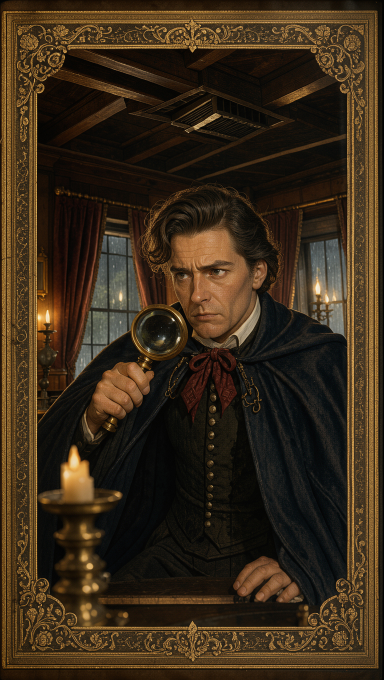
#> input picture shorts/short_25_speckled_band/images/s01.jpg, 768 x 1360 px (shown at 1/2 size)
$ python storybook_engine.py -i ../shorts/short_25_speckled_band/images/s01.jpg -o out.png
#> lines starting #> are read from the running program, lines starting #| are printed output that depends on the picture; after the words box and inside, x2 and y2 are one past the last pixel; in counts of white or black regions, pixels touching at a corner belong together
#> in render_storybook_clip, src_bgr is the input picture: shape (1360, 768, 3); mean B, G, R 25.1, 42.7, 57.4
### tools/photobook_engine.py
#!/usr/bin/env python3
"""FrameForge Cinematic Photobook Parallax Engine (tools/photobook_engine.py).

Deconstructs and renders documentary-style 3D multi-plane parallax scenes
inspired by MagnatesMedia, LEMMiNO, and Aperture:

Core Architectural Features:
  1. Multi-Plane Z-Space Composition:
     - Far Plane (Z-Far, ~3,000px): Inpainted environment / sky, moves slowly, scaled up to prevent edge clip.
     - Mid Plane (Z-Mid, ~1,000px): Primary hero subject (portrait, architecture, archival document).
     - Near Plane (Z-Near, ~200px): Foreground occluders (window frames, silhouetted branches, dust/rain).
  2. Smooth S-Curve Camera Trajectories (After Effects F9 Cubic Easing):
     - `magnates_drift`: Lateral tracking with subtle continuous push-in and foreground whip.
     - `lemmino_reveal`: Low-angle slow dolly-in with elevation shift and chiaroscuro lighting.
     - `archival_zoom`: Subtle documentary Ken Burns push-in with micro-rotation (0.5-1.0 deg).
     - `vertigo_reveal`: Hitchcock dolly-zoom (camera pushes while field-of-view widens).
  3. Archival 35mm Color Grading & Film Chemistry:
     - `magnates_amber`: High-contrast warm tungsten amber and deep rich shadows.
     - `lemmino_noir`: Moody deep cyan/navy shadows, desaturated midtones, silver highlights.
     - `archival_sepia`: 19th-century historical parchment tint with aged paper contrast.
     - `portra_35mm`: Kodak Portra 400 photorealism, soft highlight roll-off.
  4. Organic Film Effects:
     - Per-frame procedural 35mm film grain.
     - Optical cosine-fourth lens vignetting.
     - Volumetric floating dust motes with independent 1/Z parallax drift.
"""

from __future__ import annotations

import argparse
import math
import shutil
import subprocess
import sys
from dataclasses import dataclass
from pathlib import Path
from typing import Dict, List, Tuple

import cv2
import numpy as np

from tools.errors import RenderingError

# ---------------------------------------------------------------------------
# COLOR PROFILES & FILM GRADES
# ---------------------------------------------------------------------------

STYLE_GRADES: Dict[str, Dict[str, Tuple[float, float, float]]] = {
    "magnates_amber": {
        "shadows": (0.85, 0.90, 1.05),     # Deep warm navy/sepia shadows (BGR)
        "midtones": (0.90, 1.08, 1.25),    # Rich amber/orange midtones
        "highlights": (0.95, 1.15, 1.30),  # Golden tungsten glow
    },
    "lemmino_noir": {
        "shadows": (1.15, 1.05, 0.85),     # Moody deep cyan/navy shadows
        "midtones": (0.98, 0.98, 0.95),    # Desaturated cool midtones
        "highlights": (1.10, 1.05, 0.98),  # Silver highlights
    },
    "archival_sepia": {
        "shadows": (0.75, 0.85, 0.95),     # Warm aged paper shadows
        "midtones": (0.80, 0.95, 1.15),    # Vintage sepia parchment
        "highlights": (0.88, 1.02, 1.20),  # Soft warm cream highlights
    },
    "portra_35mm": {
        "shadows": (0.95, 0.97, 1.02),     # Clean Kodak Portra 400 base
        "midtones": (1.00, 1.02, 1.05),    # Balanced natural skin warmth
        "highlights": (0.98, 1.03, 1.06),  # Soft highlight roll-off
    },
}

TRAJECTORY_PRESETS: List[str] = [
    "magnates_drift",
    "lemmino_reveal",
    "archival_zoom",
    "vertigo_reveal",
]


# ---------------------------------------------------------------------------
# DATA STRUCTURES
# ---------------------------------------------------------------------------

@dataclass
class PhotobookLayer:
    """Represents a discrete plane in the 3D parallax stack."""
    image: np.ndarray          # BGR or BGRA numpy array
    z_depth: float             # Virtual distance along Z axis (e.g. 200 = near, 1000 = mid, 3000 = far)
    scale: float = 1.0         # Baseline scaling factor
    offset_x: float = 0.0      # Base horizontal offset (pixels)
    offset_y: float = 0.0      # Base vertical offset (pixels)
    is_foreground: bool = False
    is_background: bool = False


# ---------------------------------------------------------------------------
# PROCEDURAL FILM CHEMISTRY (GRAIN, VIGNETTE, VOLUMETRIC DUST)
# ---------------------------------------------------------------------------

def apply_optical_vignette(img: np.ndarray, strength: float = 0.45) -> np.ndarray:
    """Applies a smooth cosine-fourth optical lens falloff vignette."""
    h, w = img.shape[:2]
    cx, cy = w / 2.0, h / 2.0
    max_radius = math.hypot(cx, cy)

    y_coords, x_coords = np.ogrid[:h, :w]
    distances = np.hypot(x_coords - cx, y_coords - cy) / max_radius
    # Smoothstep cosine-like falloff
    vignette = 1.0 - strength * (distances ** 2.2)
    vignette = np.clip(vignette, 0.0, 1.0)[..., None]
    return (img.astype(np.float32) * vignette).astype(np.uint8)


def generate_film_grain(h: int, w: int, intensity: float = 12.0) -> np.ndarray:
    """Generates 35mm organic Gaussian film grain with middle-grey distribution."""
    grain = np.random.normal(0.0, intensity, (h, w, 1)).astype(np.float32)
    return grain


# [25 lines left out: function apply_color_grade, not called in this run]


# ---------------------------------------------------------------------------
# S-CURVE EASING & TRAJECTORY CALCULATOR
# ---------------------------------------------------------------------------

def s_curve_ease(t: float) -> float:
    """Smoothstep quintic S-curve easing (After Effects F9 smooth curve)."""
    t_clamped = max(0.0, min(1.0, t))
    return t_clamped * t_clamped * t_clamped * (t_clamped * (t_clamped * 6.0 - 15.0) + 10.0)


# [331 lines left out: functions compute_camera_transform, decompose_single_image, render_photobook_scene, reencode_broadcast_mp4, main, not called in this run]


# [2 lines that do not run on import are left out]

### tools/storybook_engine.py
#!/usr/bin/env python3
"""FrameForge Tactile Storybook & Archival Casebook Engine (tools/storybook_engine.py).

Transforms raw AI images into authentic, tactile physical book and casebook experiences,
reverse-engineered from top visual essayists (Johnny Harris, Vox, Magnates Media, LEMMiNO,
Bedtime Stories, and classic 3D pop-up books).

Core Architectural Features:
  1. Physical Surface & Spread Compositing:
     - Option 1 (Casebook): Dark mahogany wood desk with aged cream parchment dossier,
       paper fiber noise, center spine crease shadow, and Manila folder tabs.
     - Option 2 (Classic Storybook): Leather-bound book cover with ornate gilded gold foil
       hairlines, warm linen watercolor paper, and center gutter curvature.
  2. 3D Pop-Up Photo Plates with Real Cast Shadows:
     - Polaroid / archival white borders with realistic directional Gaussian drop shadows
       (offset dx, dy, sigma, alpha) making the plate physically hover above the parchment.
  3. Diegetic Fasteners & Mounts:
     - Translucent frosted scotch tape with surface highlights across corners.
     - Photo mounting corners and brass paperclips.
  4. Diegetic Inked Annotations & Rubber Stamps:
     - Red grease-pencil forensic circles and arrows.
     - Semi-transparent yellow highlighter strokes (multiply blend mode).
     - Weathered rubber ink stamps (e.g. 'EXHIBIT A', 'CONFIDENTIAL', 'CASE CLOSED').
  5. Smooth S-Curve Spread Navigation & Transitions:
     - Spread pan (virtual camera glides across the two-page book spread).
     - Photo plate Ken Burns dolly-in with subtle micro-rotation.
     - Page curl / desk slide transitions between story scenes.
"""

from __future__ import annotations

import argparse
import math
import shutil
import subprocess
import sys
from pathlib import Path
from typing import Dict, Optional, Tuple

import cv2
import numpy as np

TOOLS_DIR = Path(__file__).resolve().parent
PROJECT_ROOT = TOOLS_DIR.parent
if str(PROJECT_ROOT) not in sys.path:
    sys.path.insert(0, str(PROJECT_ROOT))
if str(TOOLS_DIR) not in sys.path:
    sys.path.insert(0, str(TOOLS_DIR))

from tools.photobook_engine import apply_optical_vignette, generate_film_grain, s_curve_ease  # noqa: E402


# ---------------------------------------------------------------------------
# COLOR PALETTES & TEXTURE CONSTANTS
# ---------------------------------------------------------------------------

STYLE_THEMES: Dict[str, Dict[str, Tuple[int, int, int]]] = {
    "casebook": {
        "desk_base": (12, 18, 27),          # Deep mahogany dark wood (BGR)
        "paper_base": (217, 235, 244),      # Aged cream parchment (#F4EBD9)
        "paper_edge": (180, 205, 220),      # Weathered paper edge tone
        "spine_shadow": (60, 75, 95),       # Center crease shadow
        "tape_tint": (230, 240, 245),       # Frosted scotch tape tint
        "red_ink": (42, 42, 201),           # Crimson ballpoint / forensic ink
        "stamp_ink": (35, 35, 180),         # Weathered red rubber stamp
        "highlight": (59, 235, 255),        # Fluorescent yellow highlighter (BGR)
    },
    "classic": {
        "desk_base": (14, 23, 43),          # Antique dark saddle leather (BGR)
        "paper_base": (235, 249, 255),      # Warm antique linen paper (#FFF9EB)
        "paper_edge": (195, 220, 235),      # Aged linen edge
        "spine_shadow": (70, 85, 105),      # Center spine gutter shadow
        "gold_foil": (55, 175, 212),        # Gilded gold accent (#D4AF37 BGR)
        "tape_tint": (220, 230, 240),       # Parchment mounting tape
        "red_ink": (30, 30, 160),           # Dark crimson bookplate ink
        "stamp_ink": (40, 40, 150),         # Archival library stamp
        "highlight": (70, 215, 255),        # Warm amber highlight
    },
    "scrapbook": {
        "desk_base": (26, 30, 38),          # Dark slate cutting mat / workbench (BGR)
        "paper_base": (230, 238, 246),      # Clean archival off-white sheet
        "paper_edge": (175, 190, 205),      # Weathered paper edge
        "spine_shadow": (55, 65, 80),       # Crease shadow
        "tape_tint": (215, 225, 235),       # Frosted masking tape
        "red_ink": (35, 35, 220),           # Crimson investigation yarn / marker
        "stamp_ink": (30, 30, 195),         # Evidence stamp
        "highlight": (35, 230, 255),        # Neon yellow highlighter (BGR)
        "pin_brass": (45, 175, 225),        # Polished brass thumbtack
    },
}


# ---------------------------------------------------------------------------
# 1. PROCEDURAL PHYSICAL CANVASES (DESK, BOOK SPREAD, GUTTER)
# ---------------------------------------------------------------------------

def generate_storybook_canvas(
    width: int,
    height: int,
    style: str = "casebook",
    is_vertical: bool = False,
) -> np.ndarray:
    """Generates a physical background canvas: wooden desk/leather cover + open paper spread."""
#> called with width = 2035, height = 1145, style = 'casebook', is_vertical = False
    palette = STYLE_THEMES.get(style, STYLE_THEMES["casebook"])

    # 1. Desk/Cover Base Plate
    canvas = np.full((height, width, 3), palette["desk_base"], dtype=np.uint8)

    # Subtle wood grain / leather surface striations
    noise = np.random.normal(0.0, 4.0, (height, width, 1)).astype(np.float32)
    canvas = np.clip(canvas.astype(np.float32) + noise, 0, 255).astype(np.uint8)

    # 2. Paper Margins (Inset to reveal desk/cover border)
    if is_vertical:
        # Vertical Short (9:16): Single portrait archival page
        margin_x = int(width * 0.05)
        margin_y = int(height * 0.04)
        p_w = width - (2 * margin_x)
        p_h = height - (2 * margin_y)
        paper_rect = (margin_x, margin_y, p_w, p_h)
    else:
        # Widescreen (16:9): Two-page book spread
        margin_x = int(width * 0.04)
        margin_y = int(height * 0.05)
        p_w = width - (2 * margin_x)
        p_h = height - (2 * margin_y)
        paper_rect = (margin_x, margin_y, p_w, p_h)

    px, py, pw, ph = paper_rect

    # 3. Paper Sheet with subtle gradient & fiber noise
    paper = np.full((ph, pw, 3), palette["paper_base"], dtype=np.float32)

    # Organic paper fibers & edge darkening
    y_coords, x_coords = np.ogrid[:ph, :pw]
    cx, cy = pw / 2.0, ph / 2.0
    dist_x = np.abs(x_coords - cx) / cx
    dist_y = np.abs(y_coords - cy) / cy
    edge_falloff = np.clip(1.0 - 0.12 * (dist_x**3 + dist_y**3), 0.70, 1.0)[..., None]
    paper = paper * edge_falloff

    # Micro paper grain
    paper_noise = np.random.normal(0.0, 3.5, (ph, pw, 1)).astype(np.float32)
    paper = np.clip(paper + paper_noise, 0, 255).astype(np.uint8)

    # 4. Center Spine Gutter Crease Shadow (For 16:9 spreads)
    if not is_vertical:
        gutter_cx = pw // 2
        gutter_w = int(pw * 0.08)
        x_indices = np.arange(pw)
        dist_from_gutter = np.abs(x_indices - gutter_cx) / float(gutter_w)
        gutter_mask = np.clip(1.0 - dist_from_gutter, 0.0, 1.0)
        gutter_mask = (gutter_mask ** 2.0) * 0.35  # Max 35% shadow depth
        gutter_mask = gutter_mask[None, :, None]
        paper = (paper.astype(np.float32) * (1.0 - gutter_mask)).astype(np.uint8)

        # Thin dark center fold crease line
        cv2.line(paper, (gutter_cx, 0), (gutter_cx, ph), palette["spine_shadow"], 1, cv2.LINE_AA)

    # 5. Gilded Border / Rule Lines for Classic Style
    if style == "classic":
        gold_color = palette.get("gold_foil", (55, 175, 212))
        inset = 18
        # Outer thin gold hairline
        cv2.rectangle(paper, (inset, inset), (pw - inset, ph - inset), gold_color, 1, cv2.LINE_AA)
        # Inner thin gold hairline
        cv2.rectangle(paper, (inset + 6, inset + 6), (pw - inset - 6, ph - inset - 6), gold_color, 1, cv2.LINE_AA)
        # Corner gold dots
        for cx_pt, cy_pt in [(inset + 3, inset + 3), (pw - inset - 3, inset + 3),
                             (inset + 3, ph - inset - 3), (pw - inset - 3, ph - inset - 3)]:
            cv2.circle(paper, (cx_pt, cy_pt), 3, gold_color, -1, cv2.LINE_AA)

    # 6. Cast Shadow of the entire page onto the desk
    shadow_mask = np.zeros((height, width), dtype=np.float32)
    cv2.rectangle(shadow_mask, (px + 10, py + 12), (px + pw + 10, py + ph + 12), 0.40, -1)
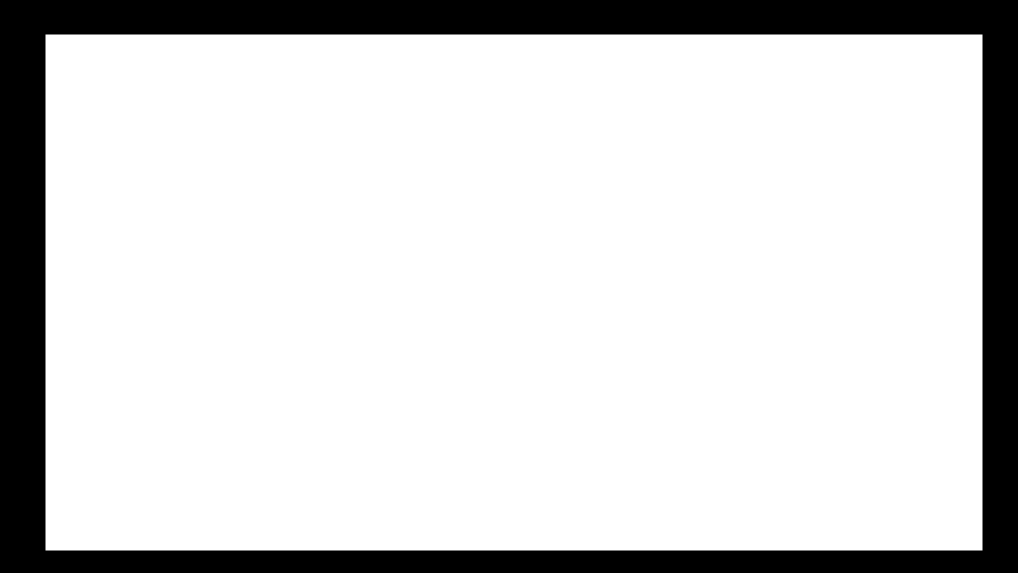
#> shadow_mask: shape (1145, 2035) float32 (shown at 1/2 size); values 0 (black) and 0.4 (white), 83% white; 1 black region, box (x1, y1, x2, y2) and area: (0, 0, 2035, 1145) 396107
    shadow_mask = cv2.GaussianBlur(shadow_mask, (45, 45), 18.0)[..., None]
    canvas = (canvas.astype(np.float32) * (1.0 - shadow_mask)).astype(np.uint8)

    # Blit paper onto canvas
    canvas[py:py + ph, px:px + pw] = paper
    return canvas


# ---------------------------------------------------------------------------
# 2. 3D POP-UP PHOTO PLATE WITH CAST DROP SHADOW
# ---------------------------------------------------------------------------

def create_photo_plate(
    photo_bgr: np.ndarray,
    target_width: int,
    border_style: str = "polaroid",
    label_text: Optional[str] = None,
) -> np.ndarray:
    """Mounts a raw photo onto a physical paper plate with borders and optional label."""
#> called with target_width = 854, border_style = 'polaroid'
    h_orig, w_orig = photo_bgr.shape[:2]
    aspect = h_orig / float(w_orig)
    inner_w = target_width
    inner_h = int(round(inner_w * aspect))
    resized_photo = cv2.resize(photo_bgr, (inner_w, inner_h), interpolation=cv2.INTER_LANCZOS4)

    # Border margins (Polaroid vs archival mount)
    border_top = 16
    border_side = 16
    border_bottom = 54 if (border_style == "polaroid" or label_text) else 20

    plate_w = inner_w + (2 * border_side)
    plate_h = inner_h + border_top + border_bottom

    # Archival cardstock base (off-white cream)
    plate = np.full((plate_h, plate_w, 3), (242, 246, 250), dtype=np.uint8)

    # Subtle cardstock noise
    card_noise = np.random.normal(0.0, 2.5, (plate_h, plate_w, 1)).astype(np.float32)
    plate = np.clip(plate.astype(np.float32) + card_noise, 0, 255).astype(np.uint8)

    # Thin inner border inset
    cv2.rectangle(plate, (border_side - 1, border_top - 1),
                  (border_side + inner_w, border_top + inner_h), (190, 200, 210), 1, cv2.LINE_AA)
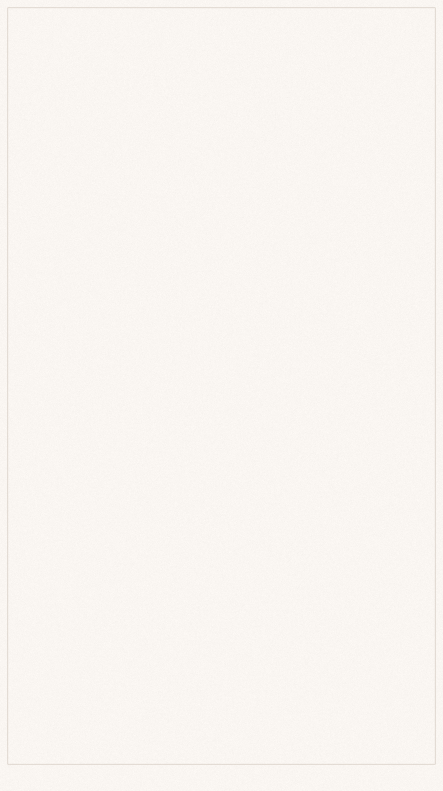
#> plate: shape (1582, 886, 3) (shown at 1/2 size); mean of channels 0, 1, 2 241.3, 245.3, 249.3; drawn as B, G, R

    # Place resized photo
    plate[border_top:border_top + inner_h, border_side:border_side + inner_w] = resized_photo
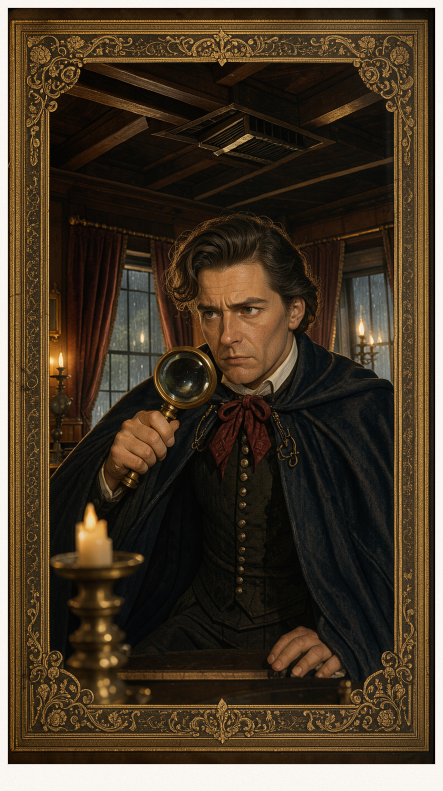
#> plate: shape (1582, 886, 3) (shown at 1/2 size); mean of channels 0, 1, 2 42, 58.5, 72.3; drawn as B, G, R

    # Optional handwritten label at bottom margin
    if label_text:
        font = cv2.FONT_HERSHEY_SIMPLEX
        scale = 0.55
        thickness = 1
        text_size = cv2.getTextSize(label_text, font, scale, thickness)[0]
        tx = (plate_w - text_size[0]) // 2
        ty = inner_h + border_top + ((border_bottom + text_size[1]) // 2) - 4
        # Slightly faded black ink
        cv2.putText(plate, label_text, (tx, ty), font, scale, (45, 42, 38), thickness, cv2.LINE_AA)

    return plate


def composite_plate_with_shadow(
    canvas: np.ndarray,
    plate: np.ndarray,
    center_x: int,
    center_y: int,
    angle_deg: float = 0.0,
    shadow_offset: Tuple[int, int] = (16, 20),
    shadow_blur: int = 25,
    shadow_alpha: float = 0.38,
) -> np.ndarray:
    """Renders a photo plate with a soft directional Gaussian drop shadow onto canvas."""
#> called with center_x = 569, center_y = 572, angle_deg = -1.2, shadow_offset = (16, 20), shadow_blur = 25, shadow_alpha = 0.38
    c_h, c_w = canvas.shape[:2]
    p_h, p_w = plate.shape[:2]

    # Create enlarged bounding box for rotation
    rad = math.radians(angle_deg)
    cos_a, sin_a = abs(math.cos(rad)), abs(math.sin(rad))
    rot_w = int(p_w * cos_a + p_h * sin_a) + 60
    rot_h = int(p_w * sin_a + p_h * cos_a) + 60

    # 1. Rotate plate image
    M_rot = cv2.getRotationMatrix2D((p_w / 2.0, p_h / 2.0), angle_deg, 1.0)
    M_rot[0, 2] += (rot_w - p_w) / 2.0
    M_rot[1, 2] += (rot_h - p_h) / 2.0

    rot_plate = cv2.warpAffine(plate, M_rot, (rot_w, rot_h), flags=cv2.INTER_LINEAR, borderValue=(0, 0, 0))
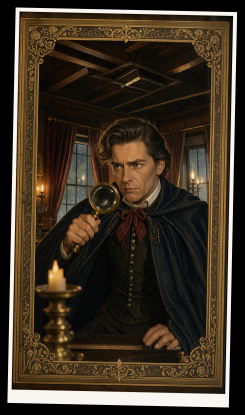
#> rot_plate: shape (1660, 978, 3) (shown at 1/4 size); mean of channels 0, 1, 2 36.2, 50.5, 62.5; drawn as B, G, R

    # Mask for plate alpha
    plate_alpha = np.ones((p_h, p_w), dtype=np.float32)
    rot_alpha = cv2.warpAffine(plate_alpha, M_rot, (rot_w, rot_h), flags=cv2.INTER_LINEAR, borderValue=0.0)
#> plate_alpha: shape (1582, 886) float32; every value is 1

    # 2. Render Cast Drop Shadow
    full_mask = np.zeros((c_h, c_w), dtype=np.float32)

    top_left_x = int(center_x - (rot_w // 2))
    top_left_y = int(center_y - (rot_h // 2))

    sh_dx, sh_dy = shadow_offset
    sh_x = top_left_x + sh_dx
    sh_y = top_left_y + sh_dy

    # Clamp shadow placement
    sx1 = max(0, sh_x)
    sy1 = max(0, sh_y)
    sx2 = min(c_w, sh_x + rot_w)
    sy2 = min(c_h, sh_y + rot_h)

    rx1 = sx1 - sh_x
    ry1 = sy1 - sh_y
    rx2 = rx1 + (sx2 - sx1)
    ry2 = ry1 + (sy2 - sy1)

    if rx2 > rx1 and ry2 > ry1:
        full_mask[sy1:sy2, sx1:sx2] = rot_alpha[ry1:ry2, rx1:rx2] * shadow_alpha
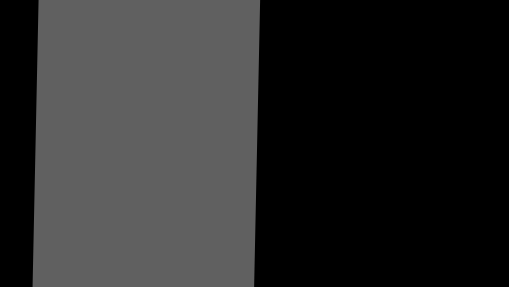
#> full_mask: shape (1145, 2035) float32 (shown at 1/4 size); min 0, max 0.38, mean 0.165

    # Gaussian blur shadow for realistic penumbra
    blur_k = shadow_blur if (shadow_blur % 2 == 1) else (shadow_blur + 1)
    full_mask = cv2.GaussianBlur(full_mask, (blur_k, blur_k), shadow_blur * 0.60)[..., None]

    # Blend shadow onto canvas
    canvas = (canvas.astype(np.float32) * (1.0 - full_mask)).astype(np.uint8)
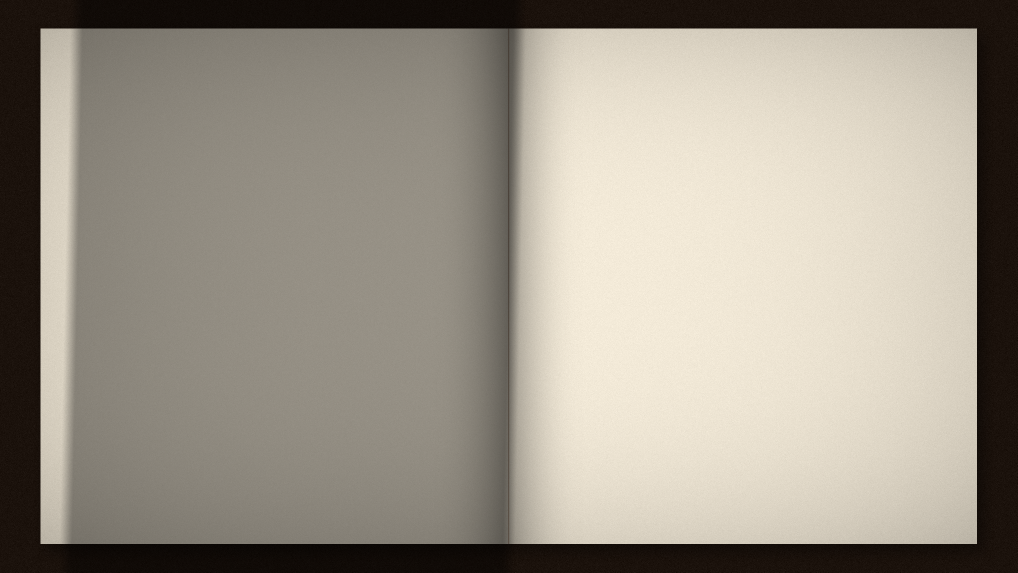
#> canvas: shape (1145, 2035, 3) (shown at 1/2 size); mean of channels 0, 1, 2 137, 149.2, 156.2; drawn as B, G, R

    # 3. Composite rotated plate over shadowed canvas
    px1 = max(0, top_left_x)
    py1 = max(0, top_left_y)
#> (the rest of the program and of its run is left out)
